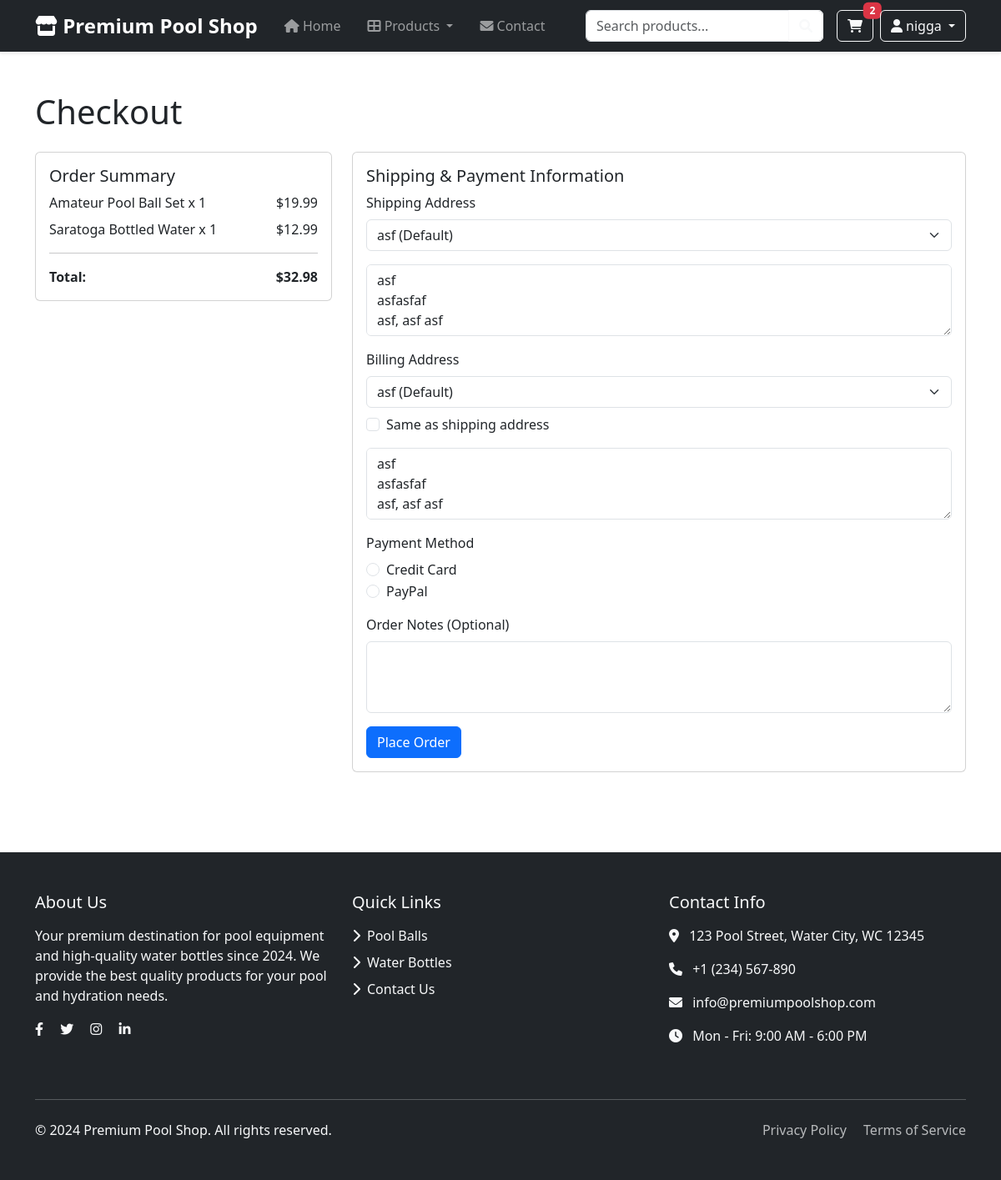
The app's page /checkout.php (signed in) with its own data.
### tables this page shows
CREATE TABLE `cart` (
  `id` int(11) NOT NULL,
  `user_id` int(11) NOT NULL,
  `product_id` int(11) NOT NULL,
  `quantity` int(11) NOT NULL DEFAULT 1
);

CREATE TABLE `products` (
  `id` int(11) NOT NULL,
  `name` varchar(100) NOT NULL,
  `description` text DEFAULT NULL,
  `size` varchar(50) DEFAULT NULL,
  `weight` decimal(10,2) DEFAULT NULL,
  `price` decimal(10,2) NOT NULL,
  `stock_quantity` int(11) NOT NULL DEFAULT 0,
  `category_id` int(11) DEFAULT NULL
);

### checkout.php (the view, shortened to what this page needs)
<?php
include __DIR__ . '/includes/components/header.php';
?>
<div class="container py-5">
    <h1 class="mb-4">Checkout</h1>
    <div class="row">
        <div class="col-md-4">
            <div class="card mb-4">
                <div class="card-body">
                    <h5 class="card-title">Order Summary</h5>
                    <?php
                    $total = 0;
                    $cart_sql = "SELECT c.*, p.name, p.price
                                FROM cart c
                                JOIN products p ON c.product_id = p.id
                                WHERE c.user_id = ?";
                    $cart_stmt = mysqli_prepare($conn, $cart_sql);
                    mysqli_stmt_bind_param($cart_stmt, "i", $_SESSION['user_id']);
                    mysqli_stmt_execute($cart_stmt);
                    $cart_result = mysqli_stmt_get_result($cart_stmt);
                    while ($item = mysqli_fetch_assoc($cart_result)):
                        $price = $item['price'];
                        $subtotal = $price * $item['quantity'];
                        $total += $subtotal;
                    ?>
                        <div class="d-flex justify-content-between mb-2">
                            <span><?php echo htmlspecialchars($item['name']); ?> x <?php echo $item['quantity']; ?></span>
                            <span>$<?php echo number_format($subtotal, 2); ?></span>
                        </div>
                    <?php endwhile; ?>
                    <hr>
                    <div class="d-flex justify-content-between">
                        <strong>Total:</strong>
                        <strong>$<?php echo number_format($total, 2); ?></strong>
                    </div>
                </div>
            </div>
        </div>
        <div class="col-md-8">
            <div class="card">
                <div class="card-body">
                    <h5 class="card-title">Shipping & Payment Information</h5>
                    <?php
                    $addresses_sql = "SELECT * FROM addresses WHERE user_id = ? ORDER BY is_default DESC";
                    $addresses_stmt = mysqli_prepare($conn, $addresses_sql);
                    mysqli_stmt_bind_param($addresses_stmt, "i", $_SESSION['user_id']);
                    mysqli_stmt_execute($addresses_stmt);
                    $addresses_result = mysqli_stmt_get_result($addresses_stmt);
                    $addresses = mysqli_fetch_all($addresses_result, MYSQLI_ASSOC);
                    ?>
                    <form method="POST" action="checkout.php">
                        <div class="mb-3">
                            <label class="form-label">Shipping Address</label>
                            <?php if (!empty($addresses)): ?>
                                <div class="mb-3">
                                    <select class="form-select" id="shipping_address_select" onchange="updateShippingAddress(this.value)">
                                        <?php foreach ($addresses as $address): ?>
                                            <option value="<?php echo htmlspecialchars(json_encode([
                                                'address_line1' => $address['address_line1'],
                                                'address_line2' => $address['address_line2'],
                                                'city' => $address['city'],
                                                'state' => $address['state'],
                                                'postal_code' => $address['postal_code'],
                                                'country' => $address['country']
                                            ])); ?>">
                                                <?php echo htmlspecialchars($address['address_name']); ?>
                                                <?php echo $address['is_default'] ? ' (Default)' : ''; ?>
                                            </option>
                                        <?php endforeach; ?>
                                    </select>
                                </div>
                            <?php endif; ?>
                            <textarea class="form-control" id="shipping_address" name="shipping_address" rows="3" required><?php echo htmlspecialchars($user['address'] ?? ''); ?></textarea>
                        </div>
                        <div class="mb-3">
                            <label class="form-label">Billing Address</label>
                            <?php if (!empty($addresses)): ?>
                                <div class="mb-3">
                                    <select class="form-select" id="billing_address_select" onchange="updateBillingAddress(this.value)">
                                        <?php foreach ($addresses as $address): ?>
                                            <option value="<?php echo htmlspecialchars(json_encode([
                                                'address_line1' => $address['address_line1'],
                                                'address_line2' => $address['address_line2'],
                                                'city' => $address['city'],
                                                'state' => $address['state'],
                                                'postal_code' => $address['postal_code'],
                                                'country' => $address['country']
                                            ])); ?>">
                                                <?php echo htmlspecialchars($address['address_name']); ?>
                                                <?php echo $address['is_default'] ? ' (Default)' : ''; ?>
                                            </option>
                                        <?php endforeach; ?>
                                    </select>
                                    <div class="form-check mt-2">
                                        <input class="form-check-input" type="checkbox" id="same_as_shipping" onchange="copyShippingAddress()">
                                        <label class="form-check-label" for="same_as_shipping">
                                            Same as shipping address
                                        </label>
                                    </div>
                                </div>
                            <?php endif; ?>
                            <textarea class="form-control" id="billing_address" name="billing_address" rows="3" required><?php echo htmlspecialchars($user['address'] ?? ''); ?></textarea>
                        </div>
                        <div class="mb-3">
                            <label class="form-label">Payment Method</label>
                            <div class="form-check">
                                <input class="form-check-input" type="radio" name="payment_method" id="credit_card" value="credit_card" required>
                                <label class="form-check-label" for="credit_card">
                                    Credit Card
                                </label>
                            </div>
                            <div class="form-check">
                                <input class="form-check-input" type="radio" name="payment_method" id="paypal" value="paypal">
                                <label class="form-check-label" for="paypal">
                                    PayPal
                                </label>
                            </div>
                        </div>
                        <div class="mb-3">
                            <label for="notes" class="form-label">Order Notes (Optional)</label>
                            <textarea class="form-control" id="notes" name="notes" rows="3"></textarea>
                        </div>
                        <button type="submit" class="btn btn-primary">Place Order</button>
                    </form>
                </div>
            </div>
        </div>
    </div>
</div>
<?php include __DIR__ . '/includes/components/footer.php'; ?>

### records on screen
cart: product.name "Amateur Pool Ball Set", quantity "1", product.price "19.99"
cart: product.name "Saratoga Bottled Water", quantity "1", product.price "12.99"

### other values on screen
$cart_count "2"
getCurrentUsername() "nigga"
$total "32.98"
form field value "asf (Default)"
